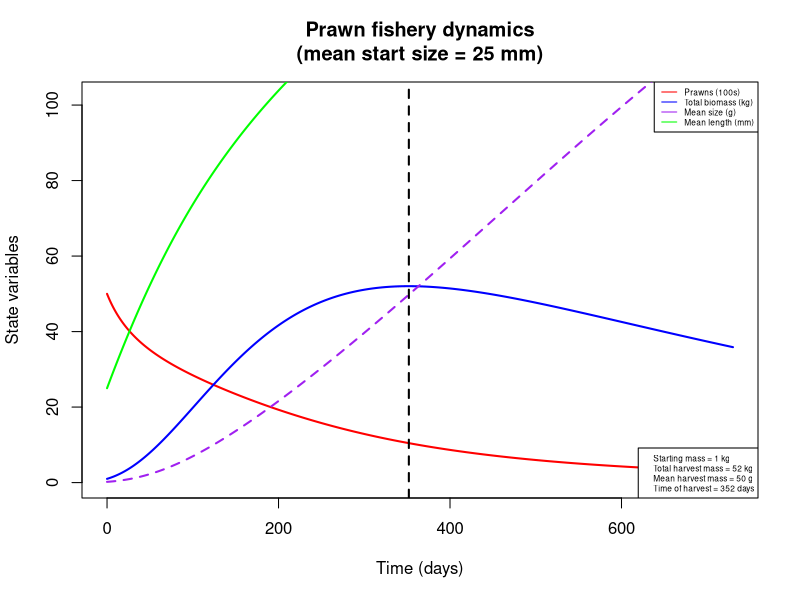
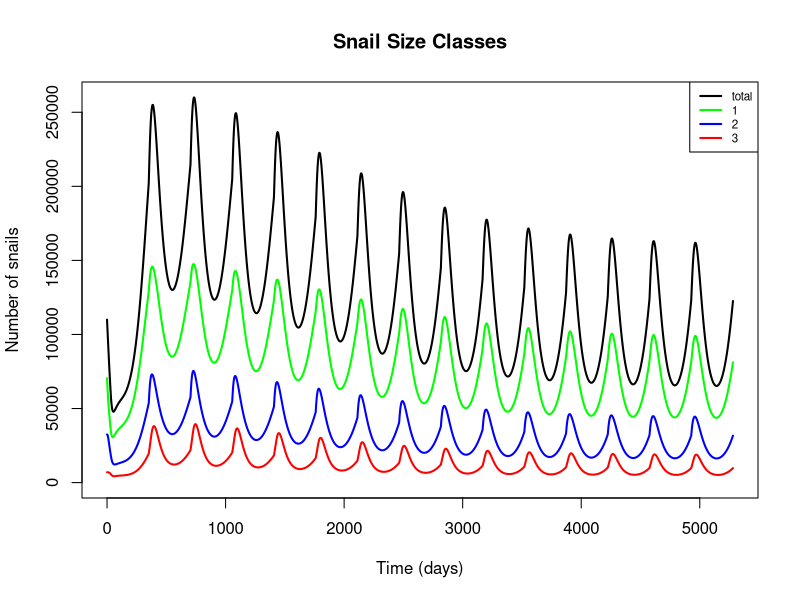
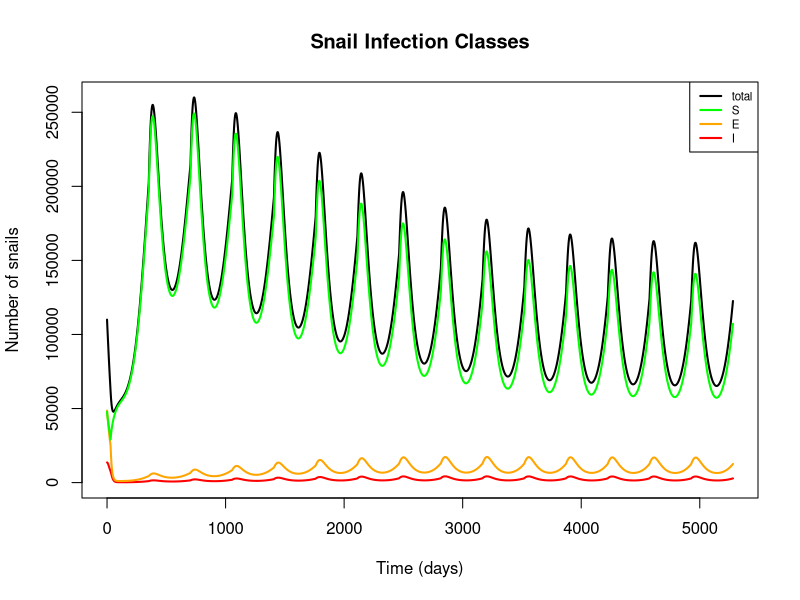
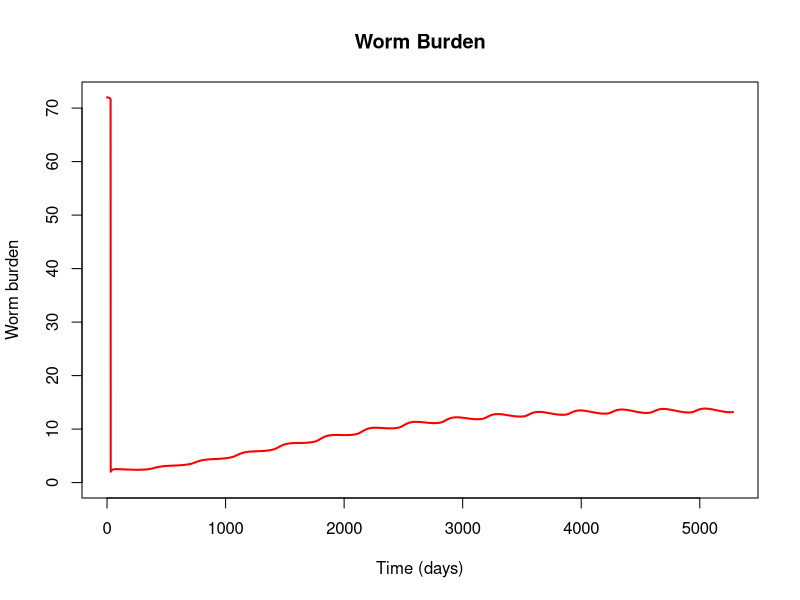
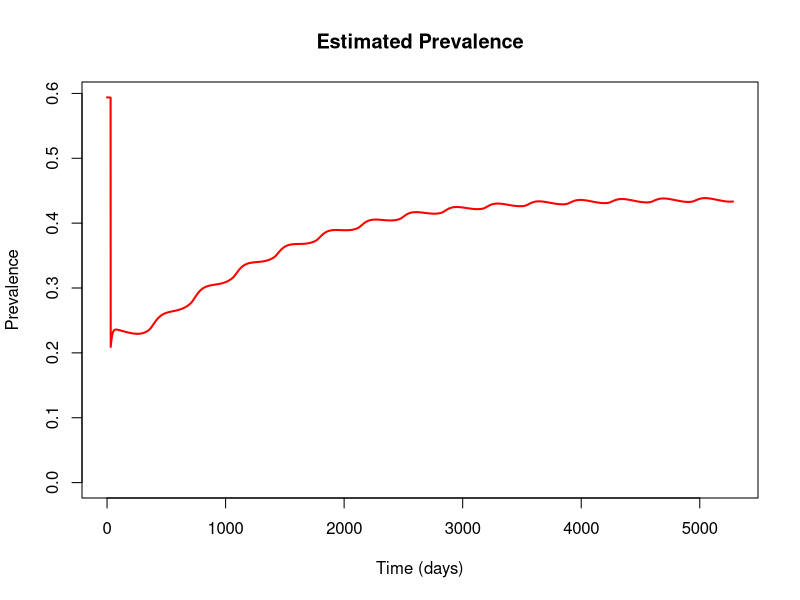
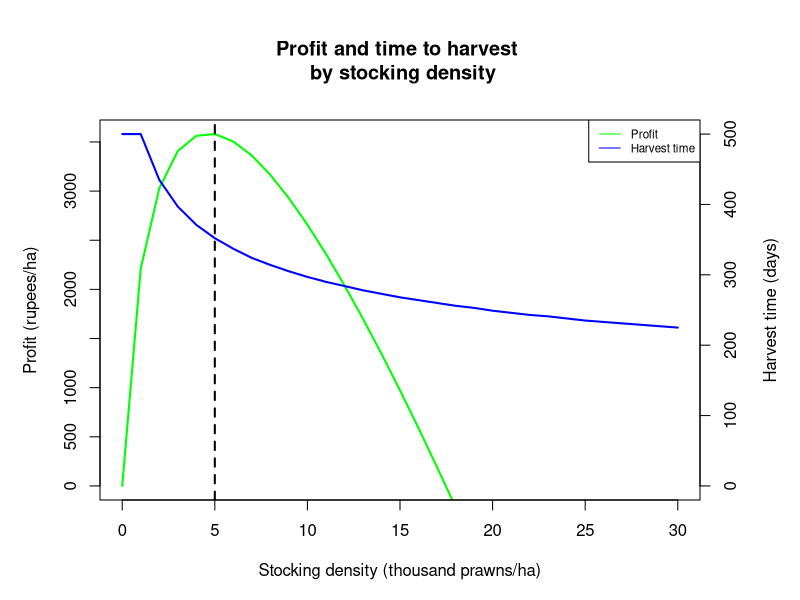
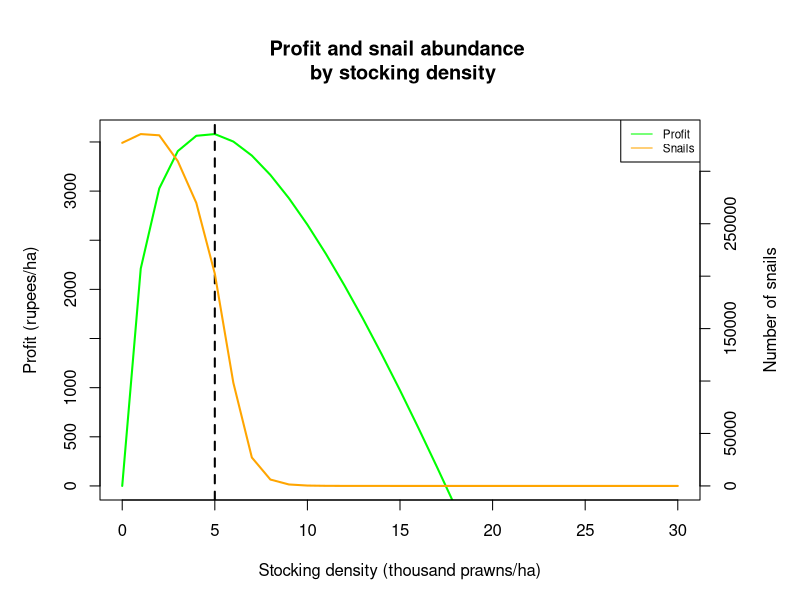
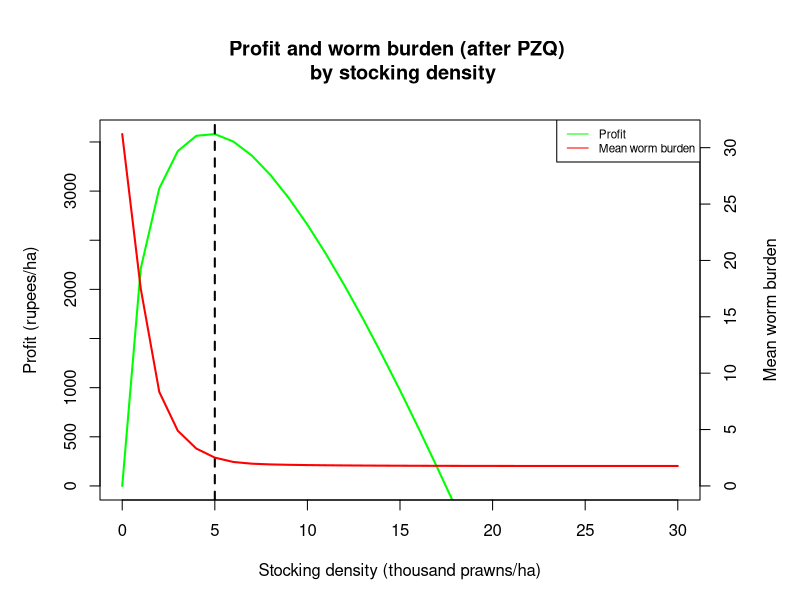

These figures' R source, in order:
#### Full snail-prawn model including epidemiological, predation, and aquaculture components

## To-do list:
  # Understand implications of diagonal transition structure
  # Simulations: basic, Gates, natural restoration (simple approximation)
  # Sensitivity analysis
  # Other modeling ideas, time permitting:
    # Incorporate seasonality?

require(deSolve)

snail_prawn_model = function(t, n, parameters) { 
  with(as.list(parameters),{
    
    S1=n[1]
    S2=n[2]
    S3=n[3]
    E1=n[4]
    E2=n[5]
    E3=n[6]
    I2=n[7]
    I3=n[8]
    W=n[9]
    P=n[10]
    L=n[11]
    
    N1 = S1+E1     # Total snails of size class 1
    N2 = S2+E2+I2  # Total snails of size class 2
    N3 = S3+E3+I3  # Total snails of size class 3
    N = N1+N2+N3   # Total number of snails
    
    # Miracidial density per person as a function of mean worm burden (W) and miracidial shedding rate (m)
    M = m*0.5*W
    
    # Mean and total prawn biomass, converting from length (mm) to weight (g)
    Bm.p = (a.p/10)*(L/10)^b.p
    Bm.t = P*Bm.p
    
    # Mean snail biomass in each size class, converting from length (cm) to weight (g)
    Bm.n1 = a.s*0.4^b.s  # 4mm size class
    Bm.n2 = a.s*0.8^b.s  # 8mm size class
    Bm.n3 = a.s*1.2^b.s  # 12mm size class
    
    # Prawn-to-snail mass ratios for each size class
    Bm.r1 = Bm.p / Bm.n1
    Bm.r2 = Bm.p / Bm.n2
    Bm.r3 = Bm.p / Bm.n3
    
    # Attack rates for each size class as a function of biomass ratio
    alpha1 = ifelse(-log(3) + ar*log(Bm.r1) > 0, -log(3) + ar*log(Bm.r1), 0)
    alpha2 = ifelse(-log(3) + ar*log(Bm.r2) > 0, -log(3) + ar*log(Bm.r2), 0)
    alpha3 = ifelse(-log(3) + ar*log(Bm.r3) > 0, -log(3) + ar*log(Bm.r3), 0)
    
    # Adjusted attack rates, accounting for area of interest and limiting factors in the wild
    alpha_star1 = alpha1*s/A
    alpha_star2 = alpha2*s/A
    alpha_star3 = alpha3*s/A
    
    # Handling times for each size class as a function of biomass ratio
    handle1 = 1/(th*Bm.r1)
    handle2 = 1/(th*Bm.r2)
    handle3 = 1/(th*Bm.r3)
    
    # Functional responses for each size class
    psi1 = (P*alpha_star1) / (1+sum(alpha_star1*handle1*N1, alpha_star2*handle2*N2, alpha_star3*handle3*N3))
    psi2 = (P*alpha_star2) / (1+sum(alpha_star1*handle1*N1, alpha_star2*handle2*N2, alpha_star3*handle3*N3))
    psi3 = (P*alpha_star3) / (1+sum(alpha_star1*handle1*N1, alpha_star2*handle2*N2, alpha_star3*handle3*N3))
    
    # Fraction of E2 snails that transition directly to I3
    rho = g2/sigma
    
    ## Model equations:
    
    # Susceptible snails, class 1
    dS1dt = f*(1-N/(Kn*A))*(S2+S3+z*(E2+E3)) - muN1*S1 - psi1*S1 - g1*S1 - beta*M*H*S1
    
    # Susceptible snails, class 2
    dS2dt = g1*S1 - muN2*S2 - psi2*S2 - g2*S2 - beta*M*H*S2
    
    # Susceptible snails, class 3
    dS3dt = g2*S2 - muN3*S3 - psi3*S3 - beta*M*H*S3
    
    # Exposed (prepatent) snails, class 1
    dE1dt = beta*M*H*S1 - muN1*E1 - psi1*E1 - sigma*E1
    
    # Exposed (prepatent) snails, class 2
    dE2dt = beta*M*H*S2 - muN2*E2 - psi2*E2 - sigma*E2
    
    # Exposed (prepatent) snails, class 3
    dE3dt = beta*M*H*S3 - muN3*E3 - psi3*E3 - sigma*E3
    
    # Infectious (shedding) snails, class 2
    dI2dt = sigma*E1 + sigma*(1-rho)*E2 - (muN2 + muI)*I2 - psi2*I2
    
    # Infectious (shedding) snails, class 3
    dI3dt = sigma*rho*E2 + sigma*E3 - (muN3 + muI)*I3 - psi3*I3
    
    # Mean human worm burden
    dWdt = lambda*I2/A + theta*lambda*I3/A - (muW + muH)*W
    
    # Prawn abundance
    dPdt = -P*(muP*Bm.p^d + phi*Bm.t/(A/10000))
    
    # Mean prawn length (mm)
    dLdt = k/(1+gam*Bm.t/(A/10000))*(linf - L)
    
    
    return(list(c(dS1dt, dS2dt, dS3dt, dE1dt, dE2dt, dE3dt, dI2dt, dI3dt, dWdt, dPdt, dLdt)))
  }) 
} 


## Set initial values and parameters
#  Default settings: area = 10000, P = 5000/ha, L = 25 (0.2g post-larvae)
#  Gates settings: area = 20000; P = 500, 1000, 2500, 5000, 10000/ha; L = 67 or 100 (5g or 20g adults)
area = 10000
nstart = c(S1 = 3.54*area, S2 = 1.02*area, S3 = 0.22*area, E1 = 3.51*area, E2 = 1.1*area, E3 = 0.25*area, 
           I2 = 1.13*area, I3 = 0.23*area, W = 72, P = 5000*area/10000, L = 25)
time = seq(0, 365*2, 1)

parameters=c(
  # Location parameters
  A = area,             # Area of site of interest, m^2
  H = 1000,             # Human population at site of interest
  
  # Snail reproductive parameters
  f = 0.26,             # Birth rate of adult snails (snails/reproductive snail/day, including survival to detection - more like a recruitment rate); 
                        #   adjusted from Sokolow et al. 2015 to account for the fact that class 1 snails are assumed to be juveniles and therefore don't reproduce
  Kn = 50,              # Carrying capacity of snails (snails/m^2), from Sokolow et al. 2015
  z = 0.5,              # Fraction of prepatent snails that can reproduce, from Sokolow et al. 2015
  
  # Snail growth parameters
  a.s = 0.187178454,    # Allometric parameter for snail length-weight relationship, fitted to Sanna's data on B. glabrata
  b.s = 2.536764792,    # Allometric parameter for snail length-weight relationship, fitted to Sanna's data on B. glabrata
  g1 = 1/37,            # Growth rate of small snails (size class transition rate, in terms of days to grow 4mm; adapted from McCreesh et al. 2014, assuming water temp. of 25 C)
  g2 = 1/62,            # Growth rate of medium snails (size class transition rate, in terms of days to grow 4mm; adapted from McCreesh et al. 2014, assuming water temp. of 25 C)
  
  # Snail mortality parameters
  muN1 = 1/40,          # Natural mortality rate of small snails (deaths/snail/day; assume mean lifespan = 50 days)
  muN2 = 1/50,          # Natural mortality rate of medium snails (deaths/snail/day; assume mean lifespan = 50 days)
  muN3 = 1/60,          # Natural mortality rate of large snails (deaths/snail/day; assume mean lifespan = 50 days)
  muI = 1/10,           # Additional mortality rate of shedding snails as a result of infection, from Sokolow et al. 2015
  
  # Prawn growth parameters
  a.p = 0.096868,       # Allometric parameter for prawn length-weight relationship, from Lalrinsanga et al. 2012 (M. rosenbergii, growout phase)
  b.p = 3.2944,         # Allometric parameter for prawn length-weight relationship, from Lalrinsanga et al. 2012 (M. rosenbergii, growout phase)
  k = 0.00339726,       # Growth coefficient, from Nwosu & Wolfi 2006 (M. vollenhovenii); alternate value for M. rosenbergii, from Sampaio & Wagner 1996: 0.0104333333
  linf = 206,           # Max length (mm), from Nwosu & Wolfi 2006 (M. vollenhovenii)
  gam = 1e-5,           # Density-dependent growth parameter (based on biomass per hectare); informally adjusted based on Ranjeet & Kurup 2010
  
  # Prawn mortality parameters
  muP = 0.00610958904,  # Prawn mortality at unit weight, from Lorenzen 1996 (pond aquaculture)
  d = -0.382,           # Exponential relationship of weight with mortality, from Lorenzen 1996 (pond aquaculture)
  phi = 5e-8,           # Density-dependent mortality parameter (based on biomass per hectare); informally adjusted based on Ranjeet & Kurup 2010
  
  # Predation parameters
  ar = 1.1906,          # Coefficient for relationship between biomass ratio and attack rate, fitted to data from Sokolow et al. 2014
  th = 0.38561,         # Coefficient for relationship between biomass ratio and handling time, fitted to data from Sokolow et al. 2014
  s = 1/30,             # Scale factor limiting prawn attack rate in the wild (vs. lab conditions);
                        #   decreased from 1/10 to 1/30 in size class model to match expected elimination threshold
  
  # Infection parameters
  beta = 2e-6,          # Human-to-snail infection probability in reference area (infected snails/miracidia/snail/day); adjusted from Sokolow et al. 2015 (original value: 4e-6)
  m = 0.8,              # Miracidial shedding rate per adult female worm divided by miracidial mortality; from Sokolow et al. 2015
  sigma = 1/30,         # Latent period for exposed snails (infectious snails/exposed snail/day); adjusted from Sokolow et al. 2015 (original value: 1/50)
  lambda = 4e-2,        # Snail-to-human infection probability scaled to 1 m^2 (composite including cercarial shedding, mortality, infection, survival to patency); 
                        #   adjusted from Sokolow et al. 2015 (original value: 0.1)
  theta = 2,            # Scale factor describing increase in cercarial shedding rate in larger snails; from Chu & Dawood 1970 (estimated to be between 2 and 10)
  
  # Schisto mortality parameters
  muW = 1/(3.3*365),    # Natural mortality rate of adult worms in humans, assuming average lifespan of 3.3 years, from Sokolow et al. 2015
  muH = 1/(60*365)      # Natural mortality of humans (contributing to worm mortality), assuming average lifespan of 60 years, from Sokolow et al. 2015
)



## Run model and assess outcomes over one or more aquaculture cycles

# Start with single run to calculate the time to optimal harvest and other fisheries statistics
output = as.data.frame(ode(nstart, time, snail_prawn_model, parameters))
output$B = ((parameters['a.p']*(output$L/10)^parameters['b.p'])/10)       # Mean prawn biomass, transformed from length using allometric equation
output$Bt = output$B*output$P                                             # Total prawn biomass

start.mass.kg = output$Bt[output$time == 0]/1000                          # Total prawn biomass at beginning of cycle, in kg
harvest.mass.kg = max(output$Bt)/1000                                     # Total prawn biomass at end of cycle, in kg
harvest.size = output$B[output$Bt == max(output$Bt)]                      # Average prawn biomass at harvest, in g
harvest.time = output$time[output$Bt == max(output$Bt)]                   # Time to optimal harvest, in days

# Plot prawn aquaculture dynamics
plot(x = output$time, y = output$P/100, col = 'red', xlab = 'Time (days)', ylab = 'State variables', 
     type = 'l', lwd=2, xlim = c(0, max(output$time)), ylim = c(0, max(output$Bt/1000)+50),
     main = paste('Prawn fishery dynamics\n', '(mean start size = ', as.numeric(nstart[11]), ' mm)', sep = ''))
lines(x = output$time, y = output$Bt/1000, col = 'blue', lwd=2)
lines(x = output$time, y = output$B, col = 'purple', lwd=2, lty=2)
lines(x = output$time, y = output$L, col = 'green', lwd=2)
abline(v = harvest.time, lty = 2, lwd = 2)
legend('topright', legend = c('Prawns (100s)', 'Total biomass (kg)', 'Mean size (g)', 'Mean length (mm)'), 
       lty = 1, col = c('red', 'blue', 'purple', 'green'), cex = 0.5)
legend('bottomright', legend = c(paste('Starting mass =', round(start.mass.kg), 'kg', sep = ' '),
                                 paste('Total harvest mass =', round(harvest.mass.kg), 'kg', sep = ' '), 
                                 paste('Mean harvest mass =', round(harvest.size), 'g', sep = ' '), 
                                 paste('Time of harvest =', round(harvest.time), 'days', sep = ' ')), cex=0.5)

# Set the desired number of aquaculture cycles, and harvest time if not using optimum
# Default settings: harvest.time = optimal, ncycles = 15 (~10 years @ 8 months/cycle)
# Gates settings: harvest.time = 4 months, ncycles = 3 (1 year)
harvest.time = harvest.time
ncycles = 15
pzq.delay = 0
nstart.lt = nstart
nstart.lt['P'] = 0
time.lt = seq(0, pzq.delay + harvest.time*ncycles, 1)

# Define stocking events at the beginning of each cycle
stocking = data.frame(var = rep(c('P', 'L'), ncycles),
                      time = rep(seq(pzq.delay, pzq.delay + harvest.time*(ncycles-1), harvest.time), each = 2),
                      value = rep(c(nstart['P'], nstart['L']), ncycles),
                      method = rep('rep', ncycles*2))

# Define PZQ administration event
# Note: if administering before start of stocking, set time = 0 and instead set pzq.delay above
#   to time between MDA and first stocking
pzq = data.frame(var = 'W', time = 30, value = 2, method = 'rep')

# Run model and calculate outcomes of interest
output.lt = as.data.frame(ode(nstart.lt, time.lt, snail_prawn_model, parameters,
                              events = list(data = rbind(stocking, pzq))))

output.lt$S.t = output.lt$S1 + output.lt$S2 + output.lt$S3                      # Total susceptible snails
output.lt$E.t = output.lt$E1 + output.lt$E2 + output.lt$E3                      # Total exposed snails 
output.lt$I.t = output.lt$I2 + output.lt$I3                                     # Total infected snails
output.lt$N1.t = output.lt$S1 + output.lt$E1                                    # Total snails of size class 1
output.lt$N2.t = output.lt$S2 + output.lt$E2 + output.lt$I2                     # Total snails of size class 2
output.lt$N3.t = output.lt$S3 + output.lt$E3 + output.lt$I3                     # Total snails of size class 3
output.lt$N.t = output.lt$S.t + output.lt$E.t + output.lt$I.t                   # Total snails
output.lt$prev = pnbinom(2, size = 0.2, mu = output.lt$W, lower.tail = FALSE)   # Estimated prevalence, using a negative binomial dist. with k = 0.2 (fitted from EPLS data)
output.lt$B = ((parameters['a.p']*(output.lt$L/10)^parameters['b.p'])/10)       # Mean prawn biomass, transformed from length using allometric equation
output.lt$Bt = output.lt$B*output.lt$P                                          # Total prawn biomass

# Plot snail dynamics by size class
plot(x = output.lt$time, y = output.lt$N.t, type = 'l', col = 'black', lwd=2, xlab = 'Time (days)', 
     ylab = 'Number of snails', ylim = c(0,max(output.lt$N.t)),
     main = 'Snail Size Classes')
lines(output.lt$time, output.lt$N1.t, col = 'green', lwd = 2)
lines(output.lt$time, output.lt$N2.t, col = 'blue', lwd = 2)
lines(output.lt$time, output.lt$N3.t, col = 'red', lwd = 2)
legend('topright', legend = c('total', '1', '2', '3'), lwd = 2, col = c('black', 'green', 'blue', 'red'), cex = 0.7)

# Plot snail dynamics by infection class
plot(x = output.lt$time, y = output.lt$N.t, type = 'l', col = 'black', lwd=2, xlab = 'Time (days)', 
     ylab = 'Number of snails', ylim = c(0,max(output.lt$N.t)), 
     main = 'Snail Infection Classes')
lines(output.lt$time, output.lt$I.t, col = 'red', lwd = 2)
lines(output.lt$time, output.lt$E.t, col = 'orange', lwd = 2)
lines(output.lt$time, output.lt$S.t, col = 'green', lwd = 2)
legend('topright', legend = c('total', 'S', 'E', 'I'), lwd = 2, col = c('black', 'green', 'orange', 'red'), cex = 0.7)

# Plot mean human worm burden and prevalence of infection
plot(x = output.lt$time, y = output.lt$W, type = 'l', col = 'red', lwd=2, xlab = 'Time (days)', 
     ylab = 'Worm burden', ylim = c(0,max (output.lt$W)),
     main = 'Worm Burden')
plot(x = output.lt$time, y = output.lt$prev, type = 'l', col = 'red', lwd=2, xlab = 'Time (days)', 
     ylab = 'Prevalence', ylim = c(0,max (output.lt$prev)),
     main = 'Estimated Prevalence')



## Assess single-cycle outcomes over multiple stocking densities
#  NOTE: set parameters and initial values first!

# Run the model over the desired range of stocking densities (in thousands of post-larvae)
x = c(0:30)
nstart.sd = nstart
time.sd = seq(0, 500, 1)
harvest = numeric(length(x))
harvest.t = numeric(length(x))
snails = numeric(length(x))
worms = numeric(length(x))
for (i in x) {
  nstart.sd['P'] = 1000*i
  output.sd = as.data.frame(ode(nstart.sd, time.sd, snail_prawn_model, parameters,
                                events = list(data = pzq)))
  output.sd$S.t = output.sd$S1 + output.sd$S2 + output.sd$S3
  output.sd$E.t = output.sd$E1 + output.sd$E2 + output.sd$E3
  output.sd$I.t = output.sd$I2 + output.sd$I3
  output.sd$Inf.t = output.sd$E.t + output.sd$I.t
  output.sd$N.t = output.sd$S.t + output.sd$E.t + output.sd$I.t
  output.sd$B = ((parameters['a.p']*(output.sd$L/10)^parameters['b.p'])/10)
  output.sd$Bt = output.sd$B*output.sd$P
  harvest[i+1] = max(output.sd$Bt)/1000
  ht.tmp = output.sd$time[output.sd$Bt == max(output.sd$Bt)]
  harvest.t[i+1] = ifelse(ht.tmp != 0, ht.tmp, max(output.sd$time))
  snails[i+1] = output.sd$N.t[output.sd$time == harvest.t[i+1]]
  worms[i+1] = output.sd$W[output.sd$time == harvest.t[i+1]]
}

# Price estimates for profit calculation from Tamil Nadu Agricultural University, http://agritech.tnau.ac.in/fishery/fish_freshwaterprawn.html
p = 140                                           # Weighted average market price of prawns, in rupees/kg 
c = 600                                           # Cost of post-larvae, in rupees/1000 PL
delta = -log(1-0.1)/365                           # Discount rate, equivalent to 10%/year
profit = p*harvest*exp(-delta*(harvest.t)) - c*x  # Profit function, in terms of revenue (discounted by time to harvest) minus stocking costs 

# Plot estimated profit and time to harvest over stocking density
# (after one aquaculture cycle)
par(mar = c(5,5,6,5))
plot(x, profit, col = 'green', xlab = 'Stocking density (thousand prawns/ha)', ylab = 'Profit (rupees/ha)',
     ylim = c(0, max(profit)), type = 'l', lwd = 2, main = 'Profit and time to harvest \n by stocking density')
abline(v = which.max(profit)-1, lty = 2, lwd = 2)
par(new = T)
plot(x, harvest.t, col = 'blue', axes = F, xlab = NA, ylab = NA, ylim = c(0, max(harvest.t[-1])), type = 'l', lwd = 2)
axis(side = 4)
mtext(side = 4, line = 3, 'Harvest time (days)')
legend('topright', legend = c('Profit', 'Harvest time'), lty = 1, col = c('green', 'blue'), cex = 0.7)

# Plot estimated profit and snail abundance over stocking density
# (after one aquaculture cycle)
par(mar = c(5,5,6,5))
plot(x, profit, col = 'green', xlab = 'Stocking density (thousand prawns/ha)', ylab = 'Profit (rupees/ha)',
     ylim = c(0, max(profit)), type = 'l', lwd = 2, main = 'Profit and snail abundance \n by stocking density')
abline(v = which.max(profit)-1, lty = 2, lwd = 2)
par(new = T)
plot(x, snails, col = 'orange', axes = F, xlab = NA, ylab = NA, ylim = c(0, max(snails)), type = 'l', lwd = 2)
axis(side = 4)
mtext(side = 4, line = 3, 'Number of snails')
legend('topright', legend = c('Profit', 'Snails'), lty = 1, col = c('green', 'orange'), cex = 0.7)

# Plot estimated profit and mean worm burden over stocking density
# (after one aquaculture cycle)
par(mar = c(5,5,6,5))
plot(x, profit, col = 'green', xlab = 'Stocking density (thousand prawns/ha)', ylab = 'Profit (rupees/ha)',
     ylim = c(0, max(profit)), type = 'l', lwd = 2, main = 'Profit and worm burden (after PZQ) \n by stocking density')
abline(v = which.max(profit)-1, lty = 2, lwd = 2)
par(new = T)
plot(x, worms, col = 'red', axes = F, xlab = NA, ylab = NA, ylim = c(0, max(worms)), type = 'l', lwd = 2)
axis(side = 4)
mtext(side = 4, line = 3, 'Mean worm burden')
legend('topright', legend = c('Profit', 'Mean worm burden'), lty = 1, col = c('green', 'red'), cex = 0.7)
